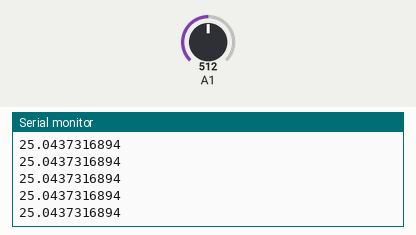
Recording of a sketch running on a simulated Arduino Uno, built with avr-gcc and run on an emulated ATmega328P. On the bench: the last lines printed to the serial monitor. The test bench sets the inputs (shaded band); at power-on: A1 = 512.

Above: at 1.2 s.
1.3 s: A1 set to 716
At 1.33 s:
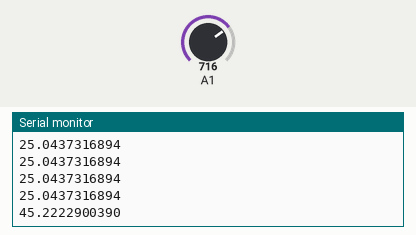
2.8 s: A1 set to 900
At 2.85 s:
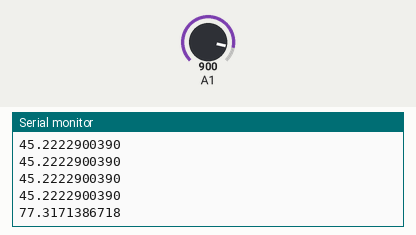
Timing chart, 0 to 5.8 s (numbered marks = the images above; inputs shaded):
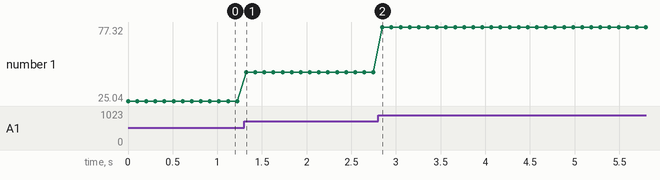

The sketch:

temp.ino
```cpp
#define RESISTOR_CONNECT_THERMISTOR  10000

/* Return: Temperature that range from -40 to 125 degrees.  */
float getTemperature(int a) {
  float temperature, resistance;
  resistance = (float)(1023-a)*RESISTOR_CONNECT_THERMISTOR/a; //Calculate the resistance of the thermistor
  int B = 3975;
  /*Calculate the temperature according to the following formula.*/
  temperature  = 1/(log(resistance/RESISTOR_CONNECT_THERMISTOR)/B+1/298.15)-273.15;
  return temperature;// the type convert from floating point to 8-bit integer
}

void setup() {
  Serial.begin(9600);
}

void loop() {
  int a = analogRead(A1);
  float c = getTemperature(a);
  Serial.println(c, DEC);
  delay(100);
}
```

Measured:
- after the input at 1.3 s, the serial monitor: prints a new line at once (image 1)
- after the input at 2.8 s, the serial monitor: prints a new line after 0.05 s (image 2)
- plotted number 1: 25.04 → 45.22 after the input at 1.3 s, 45.22 → 77.32 after the input at 2.8 s
